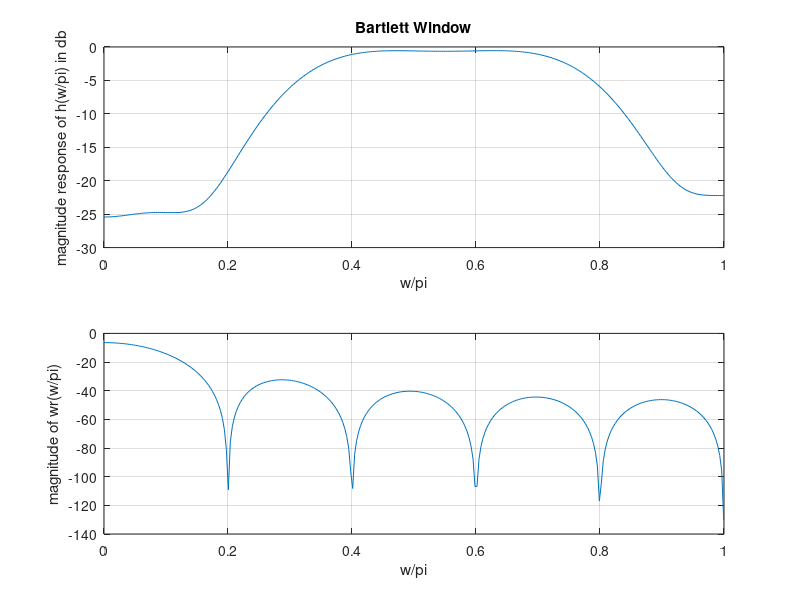

Here is the MATLAB script that generated this plot:
N=21;
wc1=0.3*pi;
wc2=0.8*pi;
n=0:1:N-1;
eps=0.001;
alpha=(N-1)/2;
hd=(sin(wc2*(n-alpha+eps))-sin(wc1*(n-alpha+eps)))./(pi*(n-alpha+eps));
wr=bartlett(N);
h=hd.*wr';
w=0:0.01:pi;
H=freqz(h,1,w);
subplot(2,1,1);
plot(w/pi,20*log10(abs(H)));
grid on;
xlabel('w/pi');
ylabel('magnitude response of h(w/pi) in db');
title('Bartlett Window');
w1=freqz(wr/N,1,w);
subplot(2,1,2);
plot(w/pi,20*log10(abs(w1)));
grid on;
xlabel('w/pi');
ylabel('magnitude of wr(w/pi)');
